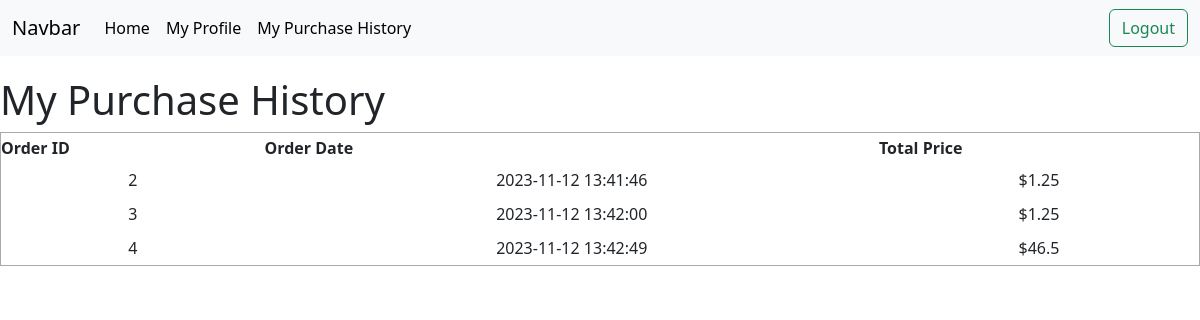
The page /user_purchase_history (signed in) on the database its author committed.
### tables this page shows
CREATE TABLE orders (
    order_id INTEGER PRIMARY KEY AUTOINCREMENT,
    user_id INTEGER NOT NULL,
    order_date DATETIME DEFAULT CURRENT_TIMESTAMP,
    order_price DECIMAL(10, 2) NOT NULL,
    order_payment_method VARCHAR(255) NOT NULL,
    card_id INTEGER,  
    FOREIGN KEY (user_id) REFERENCES users(user_id),
    FOREIGN KEY (card_id) REFERENCES card_details(card_id)  
);

### app.py (the view)
@app.route('/user_purchase_history', methods=['GET'])
def user_purchase_history():
    try:
        user_id = session['user_id']
        conn = get_db_connection()
        orders = conn.execute('SELECT * FROM orders WHERE user_id = ?', (user_id,)).fetchall()
        conn.close()
        return render_template('user_purchase_history.html', orders=orders)
    except Exception as e:
        print(str(e))
        return redirect('/')

### app.py (called while the page is built)
def get_db_connection():
    conn = sqlite3.connect('sql_database.db')
    conn.row_factory = sqlite3.Row
    return conn

### templates/user_purchase_history.html (shortened to what this page needs)
{% extends 'base.html' %}
{% block body %}
<body>
    <h1>My Purchase History</h1>
    <table>
        <thead>
            <tr>
                <th>Order ID</th>
                <th>Order Date</th>
                <th>Total Price</th>
            </tr>
        </thead>
        <tbody>
            {% for order in orders %}
            <tr>
                <td>{{ order.order_id }}</td>
                <td>{{ order.order_date }}</td>
                <td>${{ order.order_price }}</td>
            </tr>
            {% endfor %}
        </tbody>
    </table>
</body>
{% endblock %}

### static/css/main.css (style rules this page uses)
* { margin: 0; padding: 0; }
body, html { height: 100%; font-family: sans-serif; }
table, td, th { border: 1px solid #aaa; }
table { border-collapse: collapse; width: 100%; }
th { height: 30px; }
td { text-align: center; padding: 5px; }

### rows shown on the page
orders: order_id "2", order_date "2023-11-12 13:41:46", order_price "1.25"
orders: order_id "3", order_date "2023-11-12 13:42:00", order_price "1.25"
orders: order_id "4", order_date "2023-11-12 13:42:49", order_price "46.5"
